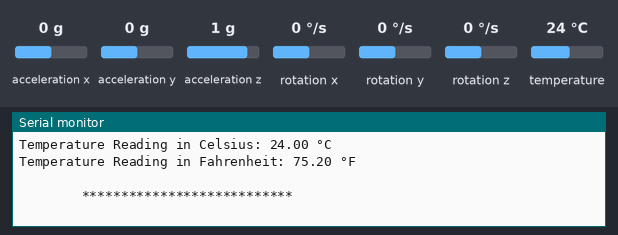
Recording of a sketch running on a simulated Arduino Uno, built with avr-gcc and run on an emulated ATmega328P. Shown: the last lines printed to the serial monitor. Wiring (inferred from the names in the program): MPU-6050 motion sensor at I2C address 0x68. The inputs (shaded band) are chosen by the test bench; at power-on: acceleration x 0 g, acceleration y 0 g, acceleration z 1 g, rotation x 0 °/s, rotation y 0 °/s, rotation z 0 °/s, temperature 24 °C.

Above: at 2.2 s.
2.3 s: acceleration x set to -1.4 g
At 3.69 s:
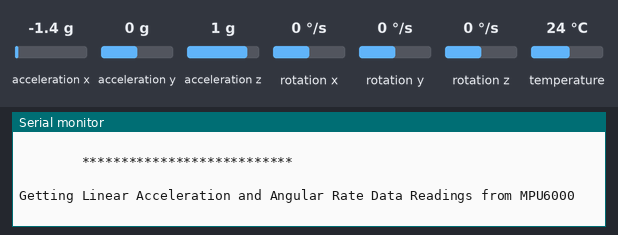
3.8 s: acceleration y set to -1.4 g
At 5.1 s:
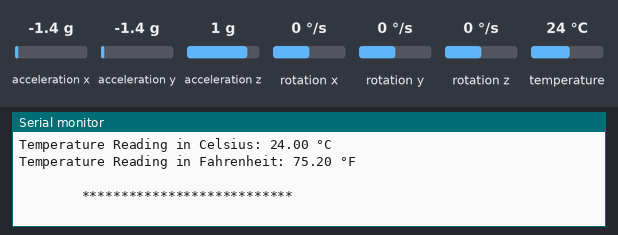
5.3 s: acceleration z set to -1.4 g
At 6.04 s:
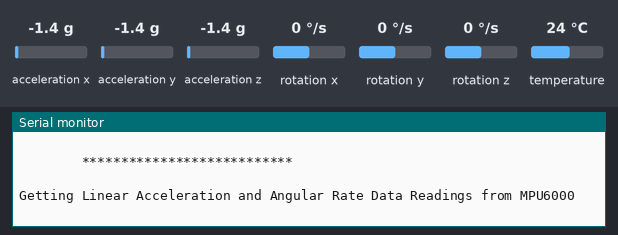
6.8 s: rotation x set to -192 °/s
At 10.1 s:
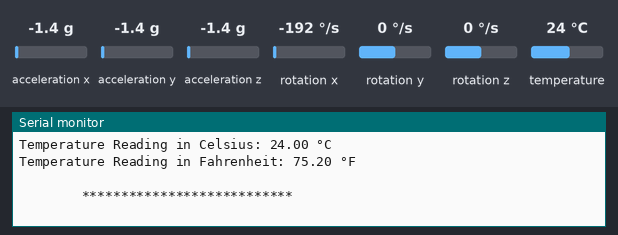
13.5 s: rotation y set to -192 °/s
At 15.46 s:
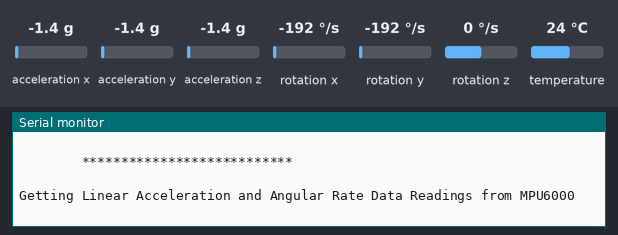

Measured:
- after the input at 3.8 s, the serial monitor: prints a new line after 0.09 s (image 2)
- after the input at 6.8 s, the serial monitor: prints a new line after 1.9 s (image 4)

The sketch:

MPU6000Example.ino
```cpp
/**************************************************************************/
/*
        Distributed with a free-will license.
        Use it any way you want, profit or free, provided it fits in the licenses of its associated works.
        MPU6000
        This code is designed to work with the MPU6000_I2CS I2C Mini Module available from ControlEverything.com.
        https://shop.controleverything.com/products/3-axis-12-bit-8-bit-digital-accelerometer
        NT
*/
/**************************************************************************/

#include <Wire.h>
#include <MPU6000.h>

MPU6000 mpu;

void setup(void)
{
    Serial.begin(9600);
    // The address can be changed making the option of connecting multiple devices
    mpu.getAddr_MPU6000(MPU6000_DEFAULT_ADDRESS_ACCELGYRO);             // 0x68
    // mpu.getAddr_MPU6000(MPU6000_ADDRESS_ACCELGYRO_UPDATED);          // 0x69

    // The Full Scale Range of the Gyroscope and Accelerometer Outputs
    // Clock Source of the Device
    // can be changed via the following function:

    /*
    // Also some more parameters can be changed using the following functions
    // Resets All Internal Registers, Sleep Mode
    // Cycle Between Sleep Mode and Waking Up to Take Sample Data
    // Disables Cycle Mode and Temperature Sensor
    // These functions can be modified and added here so that the parameters can be altered as per requirement
    */

    mpu.setGyroRange(GYRO_RANGE_2000);                  // ± 2000 °/s
    // mpu.setGyroRange(GYRO_RANGE_250);                // ± 250 °/s
    // mpu.setGyroRange(GYRO_RANGE_500);                // ± 5000 °/s
    // mpu.setGyroRange(GYRO_RANGE_1000);               // ± 1000 °/s

    mpu.setAccelRange(ACCEL_RANGE_16G);                 // 16 g
    // mpu.setAccelRange(ACCEL_RANGE_2G);               // 2 g
    // mpu.setAccelRange(ACCEL_RANGE_4G);               // 4 g
    // mpu.setAccelRange(ACCEL_RANGE_8G);               // 8 g

    mpu.setClockSource(CLOCK_SOURCE_PLL_X_REF);         // PLL with X-Axis Gyroscope Reference
    // mpu.setClockSource(CLOCK_SOURCE_INT_8MHZ_OS);    // Internal 8MHz Oscillator
    // mpu.setClockSource(CLOCK_SOURCE_PLL_Y_REF);      // PLL with Y-Axis Gyroscope Reference
    // mpu.setClockSource(CLOCK_SOURCE_PLL_Z_REF);      // PLL with Z-Axis Gyroscope Reference
    // mpu.setClockSource(CLOCK_SOURCE_EXT_32_768KHZ);  // PLL with External 32.768kHz Reference
    // mpu.setClockSource(CLOCK_SOURCE_EXT_19_2MHZ);    // PLL with External 19.2MHz Reference
    // mpu.setClockSource(CLOCK_SOURCE_STOP);           // Stops the Clock and Keeps the Timing Generator in Reset

    mpu.begin();
    delay(1000);
}

void loop(void)
{
    byte error;
    int8_t address;

    // MPU6000 Sensor Address
    address = mpu.mpu_i2cAddress;

    // The i2c_scanner uses the return value of
    // the Write.endTransmisstion to see if
    // a device did acknowledge to the address.
    Wire.beginTransmission(address);
    error = Wire.endTransmission();
    if (error == 0)
    {
        Serial.println("Getting Linear Acceleration and Angular Rate Data Readings from MPU6000");
        Serial.println(" ");
        // Set up the sensor for Accelerometer and Gyroscope
        mpu.setUpSensor();
        delay(500);

        // Display the results for Acceleration and Angular Rate
        mpu.Measure_Sensor();

        // Output Data to Screen
        Serial.print("Acceleration in X-Axis: ");
        Serial.println(mpu.mpu_accelData.X);
        Serial.print("Acceleration in Y-Axis: ");
        Serial.println(mpu.mpu_accelData.Y);
        Serial.print("Acceleration in Z-Axis: ");
        Serial.println(mpu.mpu_accelData.Z);
        Serial.println(" ");
        Serial.println("    ***********     ");
        Serial.println(" ");
        Serial.print("Rotation in X-Axis: ");
        Serial.println(mpu.mpu_gyroData.X);
        Serial.print("Rotation in Y-Axis: ");
        Serial.println(mpu.mpu_gyroData.Y);
        Serial.print("Rotation in Z-Axis: ");
        Serial.println(mpu.mpu_gyroData.Z);
        Serial.println(" ");
        Serial.println("    ***********     ");
        Serial.println(" ");
        Serial.println("Temperature Readings");
        Serial.println(" ");
        Serial.print("Temperature Reading in Celsius: ");
        Serial.print(mpu.mpu_tempData.T);
        Serial.println(" °C");
        Serial.print("Temperature Reading in Fahrenheit: ");
        Serial.print(((mpu.mpu_tempData.T * 1.8) + 32));
        Serial.println(" °F");
        Serial.println(" ");
        Serial.println("        ***************************        ");
        Serial.println(" ");
        delay(500);
    }
    else
    {
        Serial.println("MPU6000 Disconnected!");
        Serial.println(" ");
        Serial.println("        ************        ");
        Serial.println(" ");
    }


    delay(1000);
}
```

Source omitted: MPU6000.cpp (14756 bytes), MPU6000.h (21129 bytes)
